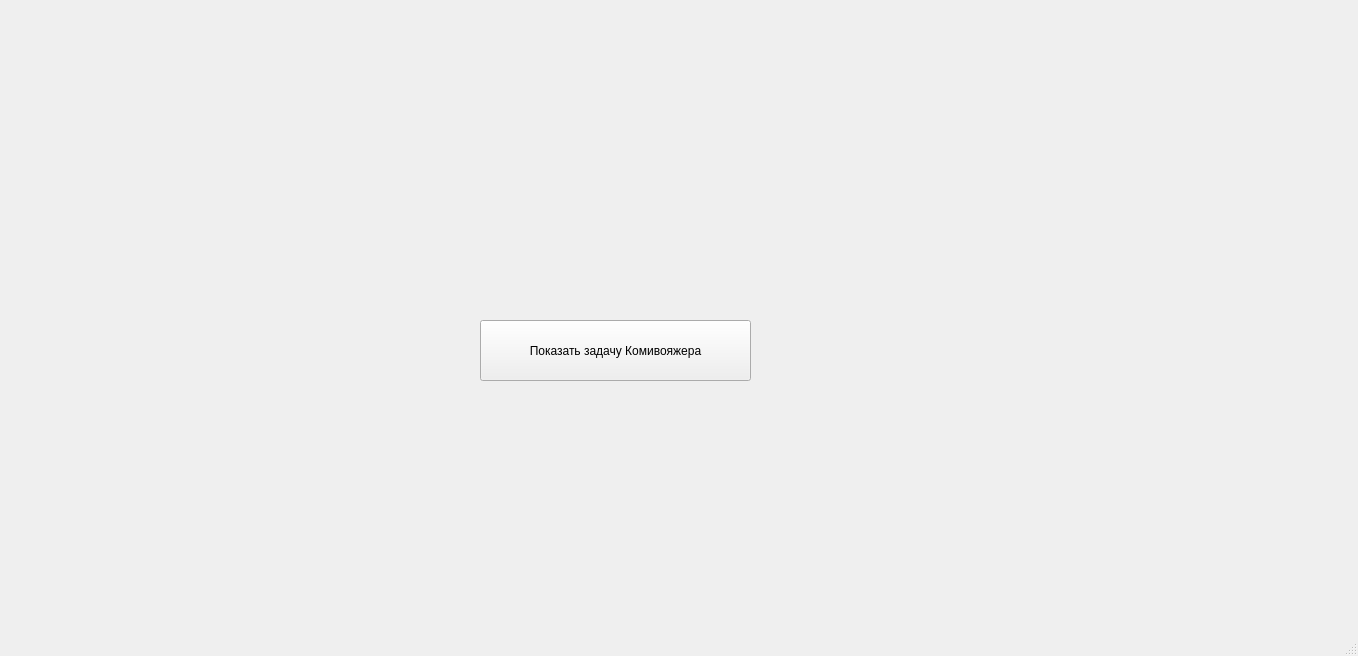
<?xml version="1.0" encoding="UTF-8"?>
<ui version="4.0">
 <class>MainWindow</class>
 <widget class="QMainWindow" name="MainWindow">
  <property name="geometry">
   <rect>
    <x>0</x>
    <y>0</y>
    <width>1358</width>
    <height>656</height>
   </rect>
  </property>
  <property name="windowTitle">
   <string>MainWindow</string>
  </property>
  <property name="styleSheet">
   <string notr="true"/>
  </property>
  <widget class="QWidget" name="centralwidget">
   <widget class="QPushButton" name="pushButton">
    <property name="enabled">
     <bool>true</bool>
    </property>
    <property name="geometry">
     <rect>
      <x>480</x>
      <y>320</y>
      <width>271</width>
      <height>61</height>
     </rect>
    </property>
    <property name="text">
     <string>Показать задачу Комивояжера</string>
    </property>
   </widget>
  </widget>
  <widget class="QMenuBar" name="menubar">
   <property name="geometry">
    <rect>
     <x>0</x>
     <y>0</y>
     <width>1358</width>
     <height>25</height>
    </rect>
   </property>
  </widget>
  <widget class="QStatusBar" name="statusbar"/>
 </widget>
 <resources/>
 <connections/>
</ui>
